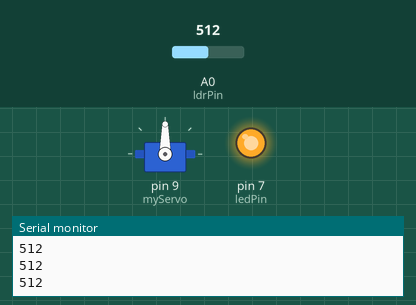
Bench run of a sketch on a simulated Arduino Uno, built with avr-gcc and run on an emulated ATmega328P. Parts: servo, output pins drawn as LEDs (lit = HIGH), the last lines printed to the serial monitor. Inputs (shaded band) come from the test bench; at power-on: A0 (ldrPin) = 512.

Above: at 1.2 s.
1.3 s: A0 (ldrPin) set to 481
At 1.6 s:
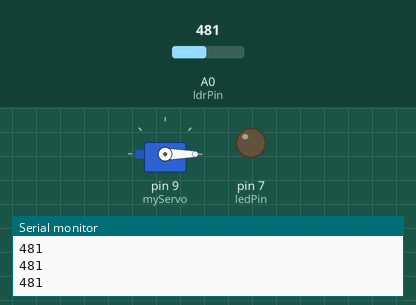
2.8 s: A0 (ldrPin) set to 510
At 4.0 s:
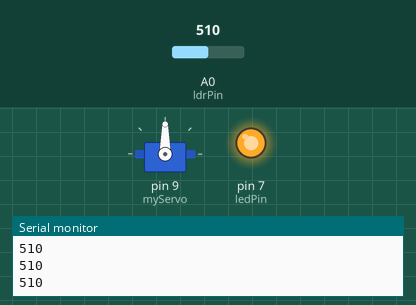
4.3 s: A0 (ldrPin) set to 490
At 5.4 s:
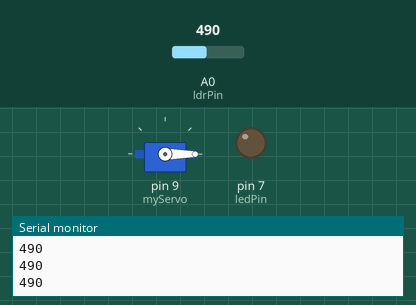
Timing chart, 0 to 7.3 s (numbered marks = the images above; inputs shaded):
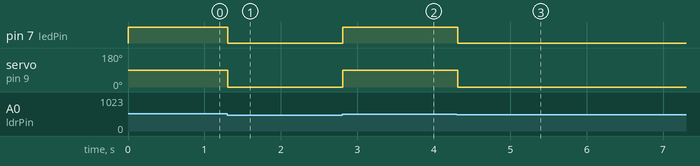

The sketch:

LDR_with_LED_and_Servo.ino.ino
```cpp
#include <Servo.h>

const int ldrPin = A0;
const int ledPin = 7;
const int threshold = 500; // Adjust depending on ambient light
Servo myServo;

void setup() {
  pinMode(ldrPin, INPUT);
  pinMode(ledPin, OUTPUT);
  myServo.attach(9); // Servo control pin
  myServo.write(0);  // Initial servo position
  digitalWrite(ledPin, LOW);
  Serial.begin(9600); // For debugging LDR values
}

void loop() {
  int ldrValue = analogRead(ldrPin);
  Serial.println(ldrValue); // Check LDR value in Serial Monitor

  if (ldrValue < threshold) { // It's dark
    myServo.write(0);
    digitalWrite(ledPin, LOW);
  } else {
    myServo.write(90);
    digitalWrite(ledPin, HIGH);
  }

  delay(100); // Small delay to avoid rapid switching
}
```

Measured:
- the behaviour switches between 500 and 499 on A0 (ldrPin) (found by bisection; images 0 and 1)
- after the input at 1.3 s, pin 7 (ledPin): HIGH → LOW at once; servo on pin 9 (myServo): 90° → 0° at once
- after the input at 2.8 s, pin 7 (ledPin): LOW → HIGH at once; servo on pin 9 (myServo): 0° → 90° at once
- after the input at 4.3 s, pin 7 (ledPin): HIGH → LOW at once; servo on pin 9 (myServo): 90° → 0° at once
